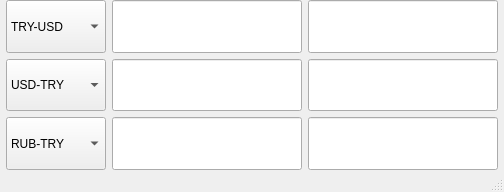
<?xml version="1.0" encoding="UTF-8"?>
<ui version="4.0">
 <class>MainWindow</class>
 <widget class="QMainWindow" name="MainWindow">
  <property name="geometry">
   <rect>
    <x>0</x>
    <y>0</y>
    <width>504</width>
    <height>192</height>
   </rect>
  </property>
  <property name="windowTitle">
   <string>Currency | Maresal PRM </string>
  </property>
  <widget class="QWidget" name="centralwidget">
   <layout class="QGridLayout" name="gridLayout">
    <property name="sizeConstraint">
     <enum>QLayout::SetDefaultConstraint</enum>
    </property>
    <property name="leftMargin">
     <number>6</number>
    </property>
    <property name="topMargin">
     <number>0</number>
    </property>
    <property name="rightMargin">
     <number>6</number>
    </property>
    <property name="bottomMargin">
     <number>0</number>
    </property>
    <property name="spacing">
     <number>6</number>
    </property>
    <item row="1" column="1">
     <widget class="QLineEdit" name="tbx3">
      <property name="sizePolicy">
       <sizepolicy hsizetype="Preferred" vsizetype="Preferred">
        <horstretch>0</horstretch>
        <verstretch>0</verstretch>
       </sizepolicy>
      </property>
     </widget>
    </item>
    <item row="2" column="0">
     <widget class="QComboBox" name="rubCbx">
      <property name="sizePolicy">
       <sizepolicy hsizetype="Preferred" vsizetype="Preferred">
        <horstretch>0</horstretch>
        <verstretch>0</verstretch>
       </sizepolicy>
      </property>
      <property name="minimumSize">
       <size>
        <width>0</width>
        <height>0</height>
       </size>
      </property>
      <item>
       <property name="text">
        <string>RUB-TRY</string>
       </property>
      </item>
      <item>
       <property name="text">
        <string>RUB-EUR</string>
       </property>
      </item>
      <item>
       <property name="text">
        <string>RUB-USD</string>
       </property>
      </item>
     </widget>
    </item>
    <item row="0" column="1">
     <widget class="QLineEdit" name="tbx">
      <property name="sizePolicy">
       <sizepolicy hsizetype="Preferred" vsizetype="Preferred">
        <horstretch>0</horstretch>
        <verstretch>0</verstretch>
       </sizepolicy>
      </property>
     </widget>
    </item>
    <item row="2" column="1">
     <widget class="QLineEdit" name="tbx7">
      <property name="sizePolicy">
       <sizepolicy hsizetype="Preferred" vsizetype="Preferred">
        <horstretch>0</horstretch>
        <verstretch>0</verstretch>
       </sizepolicy>
      </property>
     </widget>
    </item>
    <item row="0" column="2">
     <widget class="QLineEdit" name="tbx2">
      <property name="sizePolicy">
       <sizepolicy hsizetype="Preferred" vsizetype="Preferred">
        <horstretch>0</horstretch>
        <verstretch>0</verstretch>
       </sizepolicy>
      </property>
      <property name="readOnly">
       <bool>true</bool>
      </property>
     </widget>
    </item>
    <item row="2" column="2">
     <widget class="QLineEdit" name="tbx8">
      <property name="sizePolicy">
       <sizepolicy hsizetype="Preferred" vsizetype="Preferred">
        <horstretch>0</horstretch>
        <verstretch>0</verstretch>
       </sizepolicy>
      </property>
      <property name="readOnly">
       <bool>true</bool>
      </property>
     </widget>
    </item>
    <item row="1" column="2">
     <widget class="QLineEdit" name="tbx4">
      <property name="sizePolicy">
       <sizepolicy hsizetype="Preferred" vsizetype="Preferred">
        <horstretch>0</horstretch>
        <verstretch>0</verstretch>
       </sizepolicy>
      </property>
      <property name="readOnly">
       <bool>true</bool>
      </property>
     </widget>
    </item>
    <item row="0" column="0">
     <widget class="QComboBox" name="tryCbx">
      <property name="sizePolicy">
       <sizepolicy hsizetype="Preferred" vsizetype="Preferred">
        <horstretch>0</horstretch>
        <verstretch>0</verstretch>
       </sizepolicy>
      </property>
      <property name="minimumSize">
       <size>
        <width>0</width>
        <height>0</height>
       </size>
      </property>
      <property name="maximumSize">
       <size>
        <width>100</width>
        <height>16777215</height>
       </size>
      </property>
      <item>
       <property name="text">
        <string>TRY-USD</string>
       </property>
      </item>
      <item>
       <property name="text">
        <string>TRY-EUR</string>
       </property>
      </item>
      <item>
       <property name="text">
        <string>TRY-RUB</string>
       </property>
      </item>
     </widget>
    </item>
    <item row="1" column="0">
     <widget class="QComboBox" name="usdCbx">
      <property name="sizePolicy">
       <sizepolicy hsizetype="Preferred" vsizetype="Preferred">
        <horstretch>0</horstretch>
        <verstretch>0</verstretch>
       </sizepolicy>
      </property>
      <property name="minimumSize">
       <size>
        <width>50</width>
        <height>0</height>
       </size>
      </property>
      <item>
       <property name="text">
        <string>USD-TRY</string>
       </property>
      </item>
      <item>
       <property name="text">
        <string>USD-EUR</string>
       </property>
      </item>
      <item>
       <property name="text">
        <string>USD-RUB</string>
       </property>
      </item>
     </widget>
    </item>
   </layout>
  </widget>
  <widget class="QMenuBar" name="menubar">
   <property name="geometry">
    <rect>
     <x>0</x>
     <y>0</y>
     <width>504</width>
     <height>21</height>
    </rect>
   </property>
  </widget>
  <widget class="QStatusBar" name="statusbar"/>
 </widget>
 <resources/>
 <connections/>
</ui>
